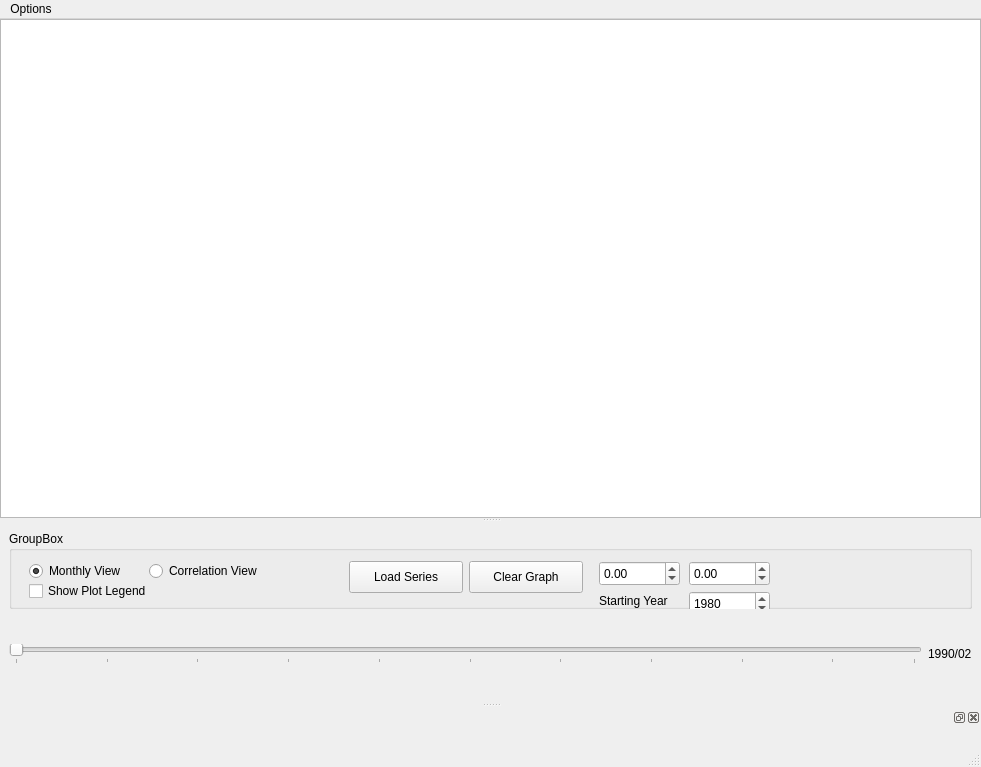
<?xml version="1.0" encoding="UTF-8"?>
<ui version="4.0">
 <class>MainWindow</class>
 <widget class="QMainWindow" name="MainWindow">
  <property name="geometry">
   <rect>
    <x>0</x>
    <y>0</y>
    <width>981</width>
    <height>767</height>
   </rect>
  </property>
  <property name="windowTitle">
   <string>SST Vis</string>
  </property>
  <widget class="QWidget" name="centralwidget">
   <layout class="QVBoxLayout" name="verticalLayout">
    <property name="margin">
     <number>0</number>
    </property>
    <item>
     <widget class="QSplitter" name="splitter">
      <property name="orientation">
       <enum>Qt::Vertical</enum>
      </property>
      <widget class="QGraphicsZoomView" name="graphicsView">
       <property name="backgroundBrush">
        <brush brushstyle="SolidPattern">
         <color alpha="255">
          <red>0</red>
          <green>0</green>
          <blue>0</blue>
         </color>
        </brush>
       </property>
       <property name="renderHints">
        <set>QPainter::Antialiasing|QPainter::HighQualityAntialiasing|QPainter::SmoothPixmapTransform|QPainter::TextAntialiasing</set>
       </property>
      </widget>
      <widget class="QStackedWidget" name="stackedWidget">
       <property name="sizePolicy">
        <sizepolicy hsizetype="Preferred" vsizetype="Preferred">
         <horstretch>0</horstretch>
         <verstretch>0</verstretch>
        </sizepolicy>
       </property>
       <property name="maximumSize">
        <size>
         <width>16777215</width>
         <height>180</height>
        </size>
       </property>
       <property name="frameShape">
        <enum>QFrame::NoFrame</enum>
       </property>
       <property name="currentIndex">
        <number>0</number>
       </property>
       <widget class="QWidget" name="page">
        <layout class="QVBoxLayout" name="verticalLayout_2">
         <item>
          <widget class="QGroupBox" name="groupBox">
           <property name="title">
            <string>GroupBox</string>
           </property>
           <widget class="QRadioButton" name="showMonth">
            <property name="geometry">
             <rect>
              <x>20</x>
              <y>30</y>
              <width>111</width>
              <height>20</height>
             </rect>
            </property>
            <property name="text">
             <string>Monthly View</string>
            </property>
            <property name="checked">
             <bool>true</bool>
            </property>
           </widget>
           <widget class="QRadioButton" name="showCorr">
            <property name="geometry">
             <rect>
              <x>140</x>
              <y>30</y>
              <width>131</width>
              <height>20</height>
             </rect>
            </property>
            <property name="text">
             <string>Correlation View</string>
            </property>
           </widget>
           <widget class="QDoubleSpinBox" name="minValue">
            <property name="geometry">
             <rect>
              <x>590</x>
              <y>30</y>
              <width>81</width>
              <height>25</height>
             </rect>
            </property>
            <property name="minimum">
             <double>-100.000000000000000</double>
            </property>
           </widget>
           <widget class="QDoubleSpinBox" name="maxValue">
            <property name="geometry">
             <rect>
              <x>680</x>
              <y>30</y>
              <width>81</width>
              <height>25</height>
             </rect>
            </property>
            <property name="minimum">
             <double>-100.000000000000000</double>
            </property>
           </widget>
           <widget class="QPushButton" name="clearGraphButton">
            <property name="geometry">
             <rect>
              <x>460</x>
              <y>30</y>
              <width>114</width>
              <height>32</height>
             </rect>
            </property>
            <property name="text">
             <string>Clear Graph</string>
            </property>
           </widget>
           <widget class="QPushButton" name="loadSeries">
            <property name="enabled">
             <bool>true</bool>
            </property>
            <property name="geometry">
             <rect>
              <x>340</x>
              <y>30</y>
              <width>114</width>
              <height>32</height>
             </rect>
            </property>
            <property name="text">
             <string>Load Series</string>
            </property>
           </widget>
           <widget class="QCheckBox" name="showPlotLegend">
            <property name="geometry">
             <rect>
              <x>20</x>
              <y>50</y>
              <width>141</width>
              <height>20</height>
             </rect>
            </property>
            <property name="text">
             <string>Show Plot Legend</string>
            </property>
           </widget>
           <widget class="QSpinBox" name="startingYear">
            <property name="geometry">
             <rect>
              <x>680</x>
              <y>60</y>
              <width>81</width>
              <height>25</height>
             </rect>
            </property>
            <property name="minimum">
             <number>1000</number>
            </property>
            <property name="maximum">
             <number>3000</number>
            </property>
            <property name="value">
             <number>1980</number>
            </property>
           </widget>
           <widget class="QLabel" name="label">
            <property name="geometry">
             <rect>
              <x>590</x>
              <y>60</y>
              <width>81</width>
              <height>20</height>
             </rect>
            </property>
            <property name="text">
             <string>Starting Year</string>
            </property>
           </widget>
           <zorder>showPlotLegend</zorder>
           <zorder>showMonth</zorder>
           <zorder>showCorr</zorder>
           <zorder>minValue</zorder>
           <zorder>maxValue</zorder>
           <zorder>clearGraphButton</zorder>
           <zorder>loadSeries</zorder>
           <zorder>startingYear</zorder>
           <zorder>label</zorder>
          </widget>
         </item>
         <item>
          <layout class="QHBoxLayout" name="horizontalLayout">
           <item>
            <widget class="QSlider" name="slider">
             <property name="orientation">
              <enum>Qt::Horizontal</enum>
             </property>
             <property name="tickPosition">
              <enum>QSlider::TicksBelow</enum>
             </property>
             <property name="tickInterval">
              <number>10</number>
             </property>
            </widget>
           </item>
           <item>
            <widget class="QLabel" name="yearMonth">
             <property name="text">
              <string>1990/02</string>
             </property>
            </widget>
           </item>
          </layout>
         </item>
        </layout>
       </widget>
       <widget class="QWidget" name="page_2">
        <layout class="QHBoxLayout" name="horizontalLayout_2"/>
       </widget>
      </widget>
     </widget>
    </item>
   </layout>
  </widget>
  <widget class="QMenuBar" name="menubar">
   <property name="geometry">
    <rect>
     <x>0</x>
     <y>0</y>
     <width>981</width>
     <height>22</height>
    </rect>
   </property>
   <widget class="QMenu" name="menuOptions">
    <property name="title">
     <string>Options</string>
    </property>
    <addaction name="actionShowPlotWindow"/>
   </widget>
   <addaction name="menuOptions"/>
  </widget>
  <widget class="QStatusBar" name="statusbar"/>
  <widget class="QDockWidget" name="dockWidget">
   <attribute name="dockWidgetArea">
    <number>8</number>
   </attribute>
   <widget class="QWidget" name="dockWidgetContents">
    <layout class="QHBoxLayout" name="horizontalLayout_3">
     <item>
      <widget class="QCustomPlot" name="customPlot" native="true"/>
     </item>
    </layout>
   </widget>
  </widget>
  <action name="actionShowPlotWindow">
   <property name="text">
    <string>&amp;Show Plot Window</string>
   </property>
  </action>
 </widget>
 <customwidgets>
  <customwidget>
   <class>QCustomPlot</class>
   <extends>QWidget</extends>
   <header>qcustomplot.h</header>
   <container>1</container>
  </customwidget>
  <customwidget>
   <class>QGraphicsZoomView</class>
   <extends>QGraphicsView</extends>
   <header>QGraphicsZoomView.h</header>
  </customwidget>
 </customwidgets>
 <resources/>
 <connections/>
</ui>
